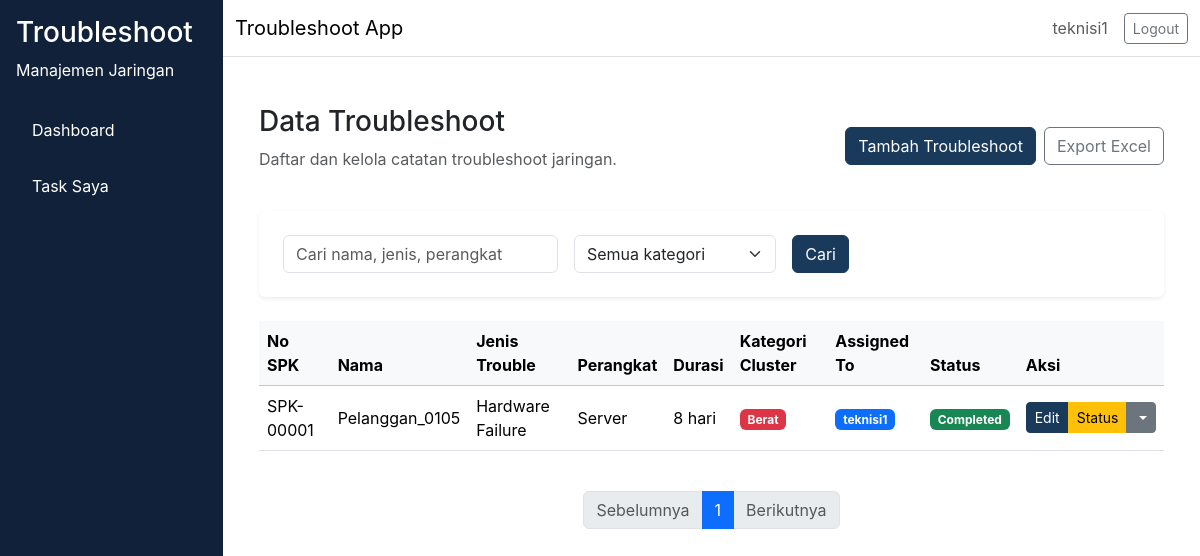
/troubleshoot/ (signed in), run on an earlier commit of the app's database.
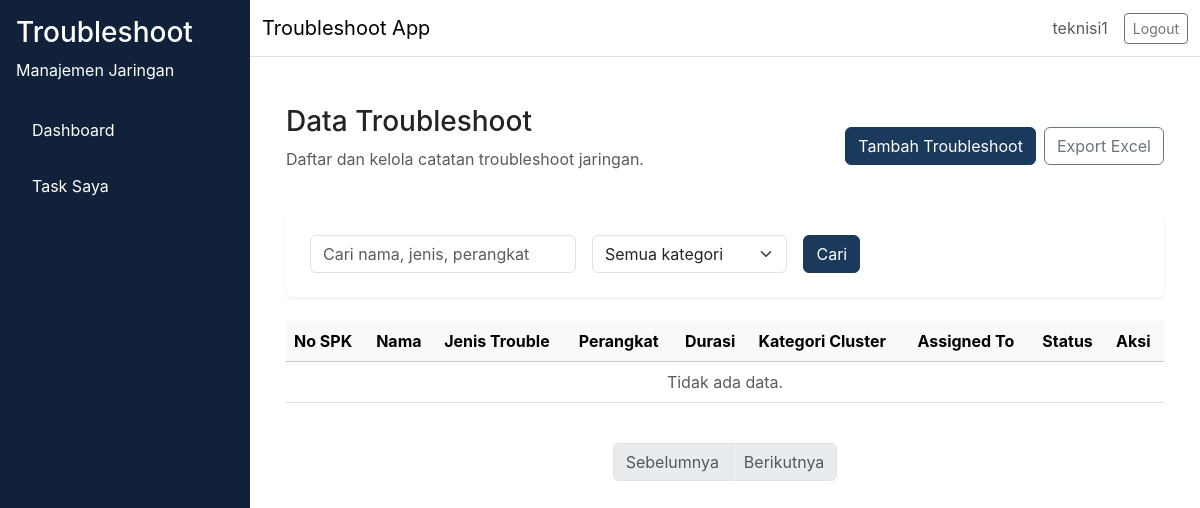
And on a later commit of the database.
### app/models/troubleshoot.py (models this page shows, shortened)
class Troubleshoot(db.Model):
    __tablename__ = "troubleshoot"
    id = db.Column(db.Integer, primary_key=True)
    no_spk = db.Column(db.String(80), unique=True, nullable=False)
    nama_pelanggan = db.Column(db.String(150), nullable=False)
    informasi_trouble = db.Column(db.Text, nullable=False)
    jenis_trouble = db.Column(db.Enum(JenisTroubleEnum), nullable=False)
    perangkat = db.Column(db.Enum(PerangkatEnum), nullable=False)
    service = db.Column(db.Enum(ServiceEnum), nullable=False)
    tanggal_komplain = db.Column(db.DateTime, nullable=False)
    selesai_pengerjaan = db.Column(db.DateTime, nullable=True)
    durasi_pengerjaan = db.Column(db.Integer, nullable=True)
    keterangan_action = db.Column(db.Text, nullable=True)
    cluster_id = db.Column(db.Integer, nullable=True)
    kategori_cluster = db.Column(db.Enum(KategoriClusterEnum), nullable=True)
    assigned_to = db.Column(db.Integer, db.ForeignKey("user.id"), nullable=True)
    status = db.Column(db.Enum(StatusTroubleEnum), nullable=False, default=StatusTroubleEnum.Pending)
    pelanggan_id = db.Column(db.Integer, db.ForeignKey("pelanggan.id"), nullable=True)
    perangkat_id = db.Column(db.Integer, db.ForeignKey("perangkat.id"), nullable=True)
    created_by = db.Column(db.Integer, db.ForeignKey("user.id"), nullable=False)
    created_at = db.Column(db.DateTime, server_default=db.func.now(), nullable=False)
    updated_at = db.Column(db.DateTime, server_default=db.func.now(), onupdate=db.func.now(), nullable=False)
    user = db.relationship("User", backref=db.backref("troubleshoots", lazy="dynamic"), lazy="select", foreign_keys=[created_by])
    assigned_user = db.relationship("User", backref=db.backref("assigned_troubleshoots", lazy="dynamic"), lazy="select", foreign_keys=[assigned_to])

### app/models/user.py (models this page shows, shortened)
class User(db.Model, UserMixin):
    __tablename__ = "user"
    id = db.Column(db.Integer, primary_key=True)
    username = db.Column(db.String(64), unique=True, nullable=False)
    email = db.Column(db.String(120), unique=True, nullable=False)
    password_hash = db.Column(db.String(256), nullable=False)
    role = db.Column(db.Enum(RoleEnum), nullable=False, default=RoleEnum.teknisi)
    created_at = db.Column(db.DateTime, server_default=db.func.now(), nullable=False)
    is_active = db.Column(db.Boolean, default=True, nullable=False)

### app/routes/troubleshoot.py (the view, shortened to what this page needs)
@troubleshoot_bp.route("/")
@login_required
def index():
    page = request.args.get("page", 1, type=int)
    search = request.args.get("search", "", type=str).strip()
    kategori_filter = request.args.get("kategori", "", type=str)
    query = Troubleshoot.query
    if current_user.role.value == "teknisi":
        query = query.filter_by(assigned_to=current_user.id)
    if kategori_filter:
        kategori_enum = get_kategori_filter_enum(kategori_filter)
        if kategori_enum is not None:
            query = query.filter_by(kategori_cluster=kategori_enum)
    pagination = query.order_by(Troubleshoot.created_at.desc()).paginate(page=page, per_page=15)
    return render_template(
        "troubleshoot/index.html",
        pagination=pagination,
        search=search,
        kategori_filter=kategori_filter,
    )

### app/__init__.py (called while the page is built)
def load_user(user_id):
    return User.query.get(int(user_id))

### app/templates/troubleshoot/index.html (shortened to what the changed rows need)
{% extends "base.html" %}
{% block content %}
<div class="container-fluid">
  <div class="d-flex flex-column flex-md-row align-items-md-center justify-content-between mb-4 gap-3">
    <div>
      <h1 class="h3">Data Troubleshoot</h1>
    </div>
  </div>
  <div class="table-responsive">
    <table class="table table-hover align-middle">
      <thead class="table-light">
        <tr>
          <th>No SPK</th>
          <th>Nama</th>
          <th>Jenis Trouble</th>
          <th>Perangkat</th>
          <th>Durasi</th>
          <th>Kategori Cluster</th>
          <th>Assigned To</th>
          <th>Status</th>
          <th>Aksi</th>
        </tr>
      </thead>
      <tbody>
        {% for item in pagination.items %}
        <tr>
          <td>{{ item.no_spk }}</td>
          <td>{{ item.nama_pelanggan }}</td>
          <td>{{ item.jenis_trouble.value }}</td>
          <td>{{ item.perangkat.value }}</td>
          <td>{{ item.durasi_pengerjaan or '-' }} hari</td>
          <td>
            {% if item.kategori_cluster %}
              {% if item.kategori_cluster.value == 'Ringan' %}
                <span class="badge bg-success">Ringan</span>
              {% elif item.kategori_cluster.value == 'Sedang' %}
                <span class="badge bg-warning text-dark">Sedang</span>
              {% elif item.kategori_cluster.value == 'Berat' %}
                <span class="badge bg-danger">Berat</span>
              {% else %}
                <span class="badge bg-dark">Sangat Berat</span>
              {% endif %}
            {% else %}
              <span class="text-muted">-</span>
            {% endif %}
          </td>
          <td>
            {% if item.assigned_user %}
              <span class="badge bg-primary">{{ item.assigned_user.username }}</span>
            {% else %}
              <span class="text-muted">-</span>
            {% endif %}
          </td>
          <td>
            <span class="badge bg-{% if item.status.value == 'Pending' %}warning{% elif item.status.value == 'In Progress' %}info{% else %}success{% endif %}">
              {{ item.status.value }}
            </span>
          </td>
          <td>
            <div class="btn-group" role="group">
              <a href="{{ url_for('troubleshoot.edit', id=item.id) }}" class="btn btn-sm btn-primary" data-bs-toggle="tooltip" data-bs-placement="top" title="Edit">
                 Edit
              </a>
              {% if current_user.role.value in ['admin', 'teknisi'] and item.assigned_to %}
                <a href="{{ url_for('troubleshoot.update_status', id=item.id) }}" class="btn btn-sm btn-warning" data-bs-toggle="tooltip" data-bs-placement="top" title="Update Status">
                   Status
                </a>
              {% endif %}
              <div class="btn-group" role="group">
                <button type="button" class="btn btn-sm btn-secondary dropdown-toggle" data-bs-toggle="dropdown" aria-expanded="false">
                </button>
              </div>
            </div>
          </td>
        </tr>
        {% else %}
        <tr>
          <td colspan="9" class="text-center text-muted">Tidak ada data.</td>
        </tr>
        {% endfor %}
      </tbody>
    </table>
  </div>
  <nav aria-label="Pagination">
    <ul class="pagination justify-content-center mt-4">
      {% for page_num in pagination.iter_pages(left_edge=1, right_edge=1, left_current=2, right_current=2) %}
        {% if page_num %}
          <li class="page-item {% if page_num == pagination.page %}active{% endif %}">
            <a class="page-link" href="?page={{ page_num }}&search={{ search }}&kategori={{ kategori_filter }}">{{ page_num }}</a>
          </li>
        {% else %}
          <li class="page-item disabled"><span class="page-link">…</span></li>
        {% endif %}
      {% endfor %}
    </ul>
  </nav>
</div>
{% endblock %}

What changed in the data, as far as the page shows it:
no longer on this page (row edited): Troubleshoot: no_spk "SPK-00001", nama_pelanggan "Pelanggan_0105", jenis_trouble.value "Hardware Failure", perangkat.value "Server", durasi_pengerjaan "8", kategori_cluster "Berat", assigned_user.username "teknisi1", status.value "Completed"
Also different on the page:
text now shown: "Tidak ada data."
list line gone: "1"
